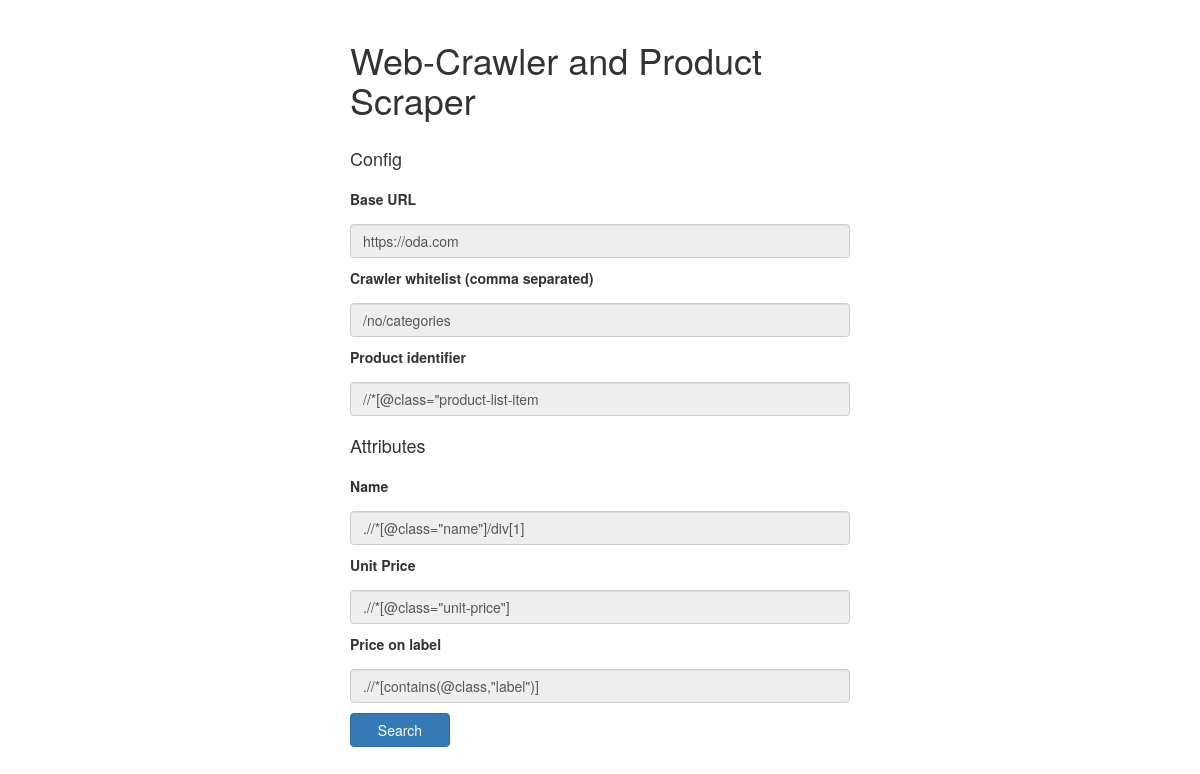
The page /1/run on the database its author committed.
### odacase/productscraper/models.py (models this page shows)
class PSConfig(models.Model):
    base_url = models.CharField(max_length=200)
    whitelist = models.CharField(max_length=200, null=True, blank=True)
    product_xpath = models.CharField(max_length=200)

class PSAttribute(models.Model):
    ps_config = models.ForeignKey('PSConfig', on_delete=models.CASCADE)
    attribute_name = models.CharField(max_length=200)
    attribute_xpath = models.CharField(max_length=200)

### odacase/productscraper/views.py (the view, shortened to what this page needs)
# urls.py: path('<int:configId>/run', views.productscraper, name='productscraper'),
def productscraper(request, configId, template='productscraper.html'):
    context = {}
    config = PSConfig.objects.get(pk=configId)
    if request.method == 'GET':
        context['base_url'] = config.base_url
        context['whitelist'] = config.whitelist
        context['product_xpath'] = config.product_xpath
        context['attributes'] = []
        for attribute in config.psattribute_set.all():
            context['attributes'].append(attribute)
        return render(request, template, context)

### odacase/productscraper/templates/productscraper.html (shortened to what this page needs)
{% extends 'base.html' %}
{% block body %}
<div class="mb-3 ps-main">
    <div class='ps-config'>
        <h1>Web-Crawler and Product Scraper</h1>
        <h4>Config</h4>
        <label class='form-label'>Base URL</label>
        <input name='base_url' class='search-config form-control' value={{ base_url }} disabled/>
        <label class='form-label'>Crawler whitelist (comma separated)</label>
        <input name='whitelist' class='search-config form-control' value={{ whitelist }} disabled/>
        <label class='form-label'>Product identifier</label>
        <input name='product_xpath' class='search-config form-control' value={{ product_xpath }} disabled/>
        <h4>Attributes</h4>
        {% for attribute in attributes %}
        <label class='form-label'>{{ attribute.attribute_name }}</label>
        <input name='product_identifier' class='search-config form-control' value={{attribute.attribute_xpath}} disabled/>
        {% endfor %}
        <button type="submit" class=" search-bar-btn btn btn-primary" id='submit-btn'>Search</button>
    </div>
</div>
{% endblock body %}

### odacase/productscraper/static/css/base.css (style rules this page uses)
body { margin: 20px; }
.ps-main { display: flex; flex-direction: column; justify-content: center; }
.ps-config { align-self: center; display: flex; flex-direction: column; justify-content: center; gap: 10px; width: 500px; }
.ps-config .search-bar-btn { width: 100px; }
label { display: block; }
button, html input[type=button], input[type=reset], input[type=submit] { display: block; }

### rows shown on the page
PSConfig: base_url "https://oda.com", whitelist "/no/categories"
PSAttribute: attribute_name "Name", product_identifier ".//*[@class=\"name\"]/div[1]"
PSAttribute: attribute_name "Unit Price", product_identifier ".//*[@class=\"unit-price\"]"
PSAttribute: attribute_name "Price on label", product_identifier ".//*[contains(@class,\"label\")]"
